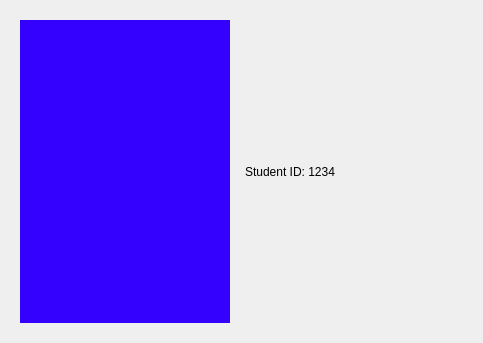
<?xml version="1.0" encoding="UTF-8"?>
<ui version="4.0">
 <class>AboutDialog</class>
 <widget class="QDialog" name="AboutDialog">
  <property name="geometry">
   <rect>
    <x>0</x>
    <y>0</y>
    <width>483</width>
    <height>343</height>
   </rect>
  </property>
  <property name="windowTitle">
   <string>Dialog</string>
  </property>
  <layout class="QHBoxLayout" name="horizontalLayout">
   <item>
    <widget class="QWidget" name="widget" native="true">
     <layout class="QHBoxLayout" name="horizontalLayout_2">
      <item>
       <widget class="QLabel" name="label_2">
        <property name="autoFillBackground">
         <bool>false</bool>
        </property>
        <property name="styleSheet">
         <string notr="true">background-color: rgb(52, 1, 255)</string>
        </property>
        <property name="text">
         <string/>
        </property>
       </widget>
      </item>
     </layout>
    </widget>
   </item>
   <item>
    <widget class="QLabel" name="label">
     <property name="text">
      <string>Student ID: 1234</string>
     </property>
    </widget>
   </item>
  </layout>
 </widget>
 <resources/>
 <connections/>
</ui>
